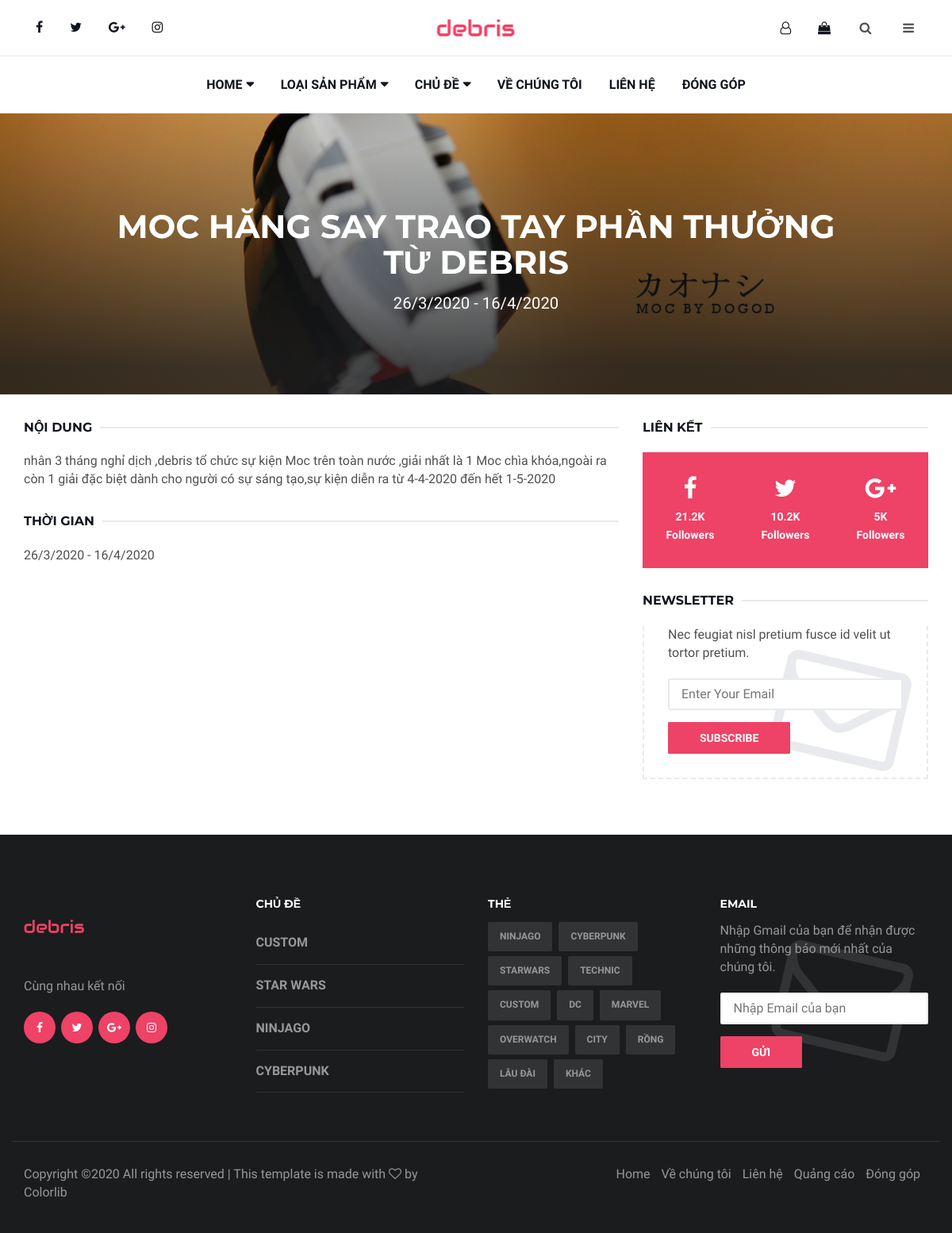
The page /event/1/ on the database its author committed.
### data/models.py (models this page shows, shortened)
class Event(models.Model) :
    category = models.CharField(max_length=10, default='Event', choices=EVENT_CHOICES)
    title = models.CharField(max_length=100)
    body = models.TextField()
    time = models.DateTimeField(auto_now_add=True)
    image = models.ImageField(null=True, blank=True,default="event.jpg")
    time_takes_place = models.CharField(max_length = 50, null = True)
    status = models.CharField(max_length=20, null=True)

### event/views.py (the view)
# urls.py: path('<int:pk>/', views.Post_Event, name = 'post_event'),
def Post_Event(request, pk) :
    Obj = get_object_or_404(Event, pk = pk)
    Data = {
        'Obj' : Obj,
        "PostTab" : Post.objects.exclude(category = 'custom').order_by('-time')[:4],
        "Rd" : Post.objects.exclude(category = 'custom').order_by('?')[:4],
    }
    try:
        myUser = User.objects.get(username = request.user)
        count_cart = myUser.cart.all().count()
        Data['count_cart'] = count_cart
    except User.DoesNotExist:
        myUser = None
    return render(request, 'pages/post_event.html', Data)

### event/templates/pages/post_event.html (shortened to what this page needs)
{% extends 'pages/header.html' %}
{% load static %}
{% block pageheader %}
    <div class="page-header">
        <div class="page-header-bg" style="background-image: url('{{Obj.image.url}}');background-repeat: no-repeat;background-size: cover;" data-stellar-background-ratio="0.5"></div>
        <div class="container">
            <div class="row">
                <div class="col-md-offset-1 col-md-10 text-center">
                    <h1 class="text-uppercase">{{Obj.title}}</h1>
                    <p class="lead">{{Obj.time_takes_place}}</p>
                </div>
            </div>
        </div>
    </div>
{% endblock %}
{% block content %}
	<div class="section">
		<div class="container">
			<div class="row">
				<div class="col-md-8">
					<div class="section-row">
						<div class="section-title">
							<h3 class="title">Nội dung</h3>
                        </div>
                        <p>{{Obj.body|safe|linebreaks}}</p>
					</div>
					<div class="section-row">
						<div class="section-title">
							<h3 class="title">Thời gian</h3>
						</div>
						<p>{{Obj.time_takes_place}}</p>
					</div>
				</div>
				<div class="col-md-4">
					<div class="aside-widget">
						<div class="section-title">
							<h2 class="title">Liên kết</h2>
						</div>
						<div class="social-widget">
							<ul>
								<li>
									<a href="https://www.facebook.com/profile.php?id=100012933991788" class="social-facebook" target="_blank" rel="noopener noreferrer">
										<i class="fa fa-facebook"></i>
										<span>21.2K<br>Followers</span>
									</a>
								</li>
								<li>
									<a class="social-twitter">
										<i class="fa fa-twitter"></i>
										<span>10.2K<br>Followers</span>
									</a>
								</li>
								<li>
									<a class="social-google-plus">
										<i class="fa fa-google-plus"></i>
										<span>5K<br>Followers</span>
									</a>
								</li>
							</ul>
						</div>
					</div>
					<div class="aside-widget">
						<div class="section-title">
							<h2 class="title">Newsletter</h2>
						</div>
						<div class="newsletter-widget">
							<form>
								<p>Nec feugiat nisl pretium fusce id velit ut tortor pretium.</p>
								<input class="input" name="newsletter" placeholder="Enter Your Email">
								<button class="primary-button">Subscribe</button>
							</form>
						</div>
					</div>
				</div>
			</div>
		</div>
	</div>
	{% include 'pages/footer.html' %}
{% endblock %}

### staticfiles/css/style.css (style rules this page uses)
body { font-family: 'Muli', sans-serif; font-size: 16px; color: #505050; font-weight: 400; overflow-x: hidden; }
h1, h2, h3, h4, h5, h6 { font-family: 'Montserrat', sans-serif; color: #11151c; font-weight: 700; margin: 0px 0px 15px; }
h1 { font-size: 32.437px; }
h2 { font-size: 25.629px; }
h3 { font-size: 20.25px; }
p { margin: 0px 0px 20px; }
ul, ol { margin: 0; padding: 0; list-style: none }
.section { padding-top: 30px; }
.section-row { margin-bottom: 30px; }
.section-title { position: relative; margin-bottom: 20px; }
.section-title .title { position: relative; display: inline-block; background-color: #fff; font-size: 16px; text-transform: uppercase; margin-top: 0px; margin-bottom: 0px; padding-right: 10px; z-index: 20; }
.section-title:after { content: ""; display: inline-block; height: 2px; background-color: #e8eaed; position: absolute; left: 0; right: 0; top: 10px; z-index: 10; }
.input { width: 100%; height: 40px; padding: 0px 15px; background-color: #fff; border-radius: 2px; border: 2px solid #e8eaed; }
.primary-button, .secondary-button { display: inline-block; padding: 10px 40px; border-radius: 2px; border: none; font-weight: 700; font-size: 14px; text-transform: uppercase; -webkit-transition: 0.2s all; transition: 0.2s all; }
.primary-button { background-color: #ee4266; color: #fff; -webkit-box-shadow: 0px 0px 0px 2px #ee4266 inset; box-shadow: 0px 0px 0px 2px #ee4266 inset; }
.social-facebook { background: #ee4266 !important; }
.social-twitter { background: #ee4266 !important; }
.social-google-plus { background: #ee4266 !important; }
.page-header { position: relative; margin: 0; padding-top: 120px; padding-bottom: 80px; background-color: #1b1c1e; }
.page-header .page-header-bg { position: absolute; top: 0; left: 0; right: 0; bottom: 0; }
.page-header .page-header-bg:after { content: ""; position: absolute; left: 0; right: 0; top: 0; bottom: 0; background: -webkit-gradient(linear, left top, left bottom, from(rgba(27, 28, 30, 0)), color-stop(90%, rgba(27, 28, 30, 0.8))); background: linear-gradient(180deg, rgba(27, 28, 30, 0) 0%, rgba(27, 28, 30, 0.8) 90%); }
.page-header h1 { font-size: 41.053px; color: #FFF; }
.page-header p.lead { font-size: 20.25px; color: #FFF; }
.aside-widget { margin-bottom: 30px; }
.social-widget ul { overflow: auto; }
.social-widget ul li { float: left; width: 33.33%; }
.social-widget ul li a { display: block; text-align: center; padding: 30px 15px; color: #fff; -webkit-transition: 0.2s opacity; transition: 0.2s opacity; }
.social-widget ul li a span { font-weight: 700; font-size: 14px; }
.social-widget ul li a i { display: block; font-size: 30px; margin-bottom: 10px; }
.newsletter-widget { position: relative; padding: 0px 30px 30px; border-left: 2px dashed #e8eaed; border-right: 2px dashed #e8eaed; }
.aside-widget:last-child .newsletter-widget { border-bottom: 2px dashed #e8eaed; }
.newsletter-widget form { position: relative; z-index: 20; }
.newsletter-widget .input { margin-bottom: 15px; }
.newsletter-widget:after { content: "\f003"; font-family: FontAwesome; position: absolute; bottom: -25px; right: 27px; font-size: 160px; color: #e8eaed; -webkit-transform: rotate(13deg); -ms-transform: rotate(13deg); transform: rotate(13deg); }

### staticfiles/css/add_style7.css (style rules this page uses)
input,button,textarea, input:active, input:focus { outline: 0; outline-style: none; outline-width: 0; }

### rows shown on the page
Event: image (picture), title "MOC HĂNG SAY TRAO TAY PHẦN THƯỞNG TỪ DEBRIS", time_takes_place "26/3/2020 - 16/4/2020", body "nhân 3 tháng nghỉ dịch ,debris tổ chức sự kiện Moc trên toàn nước ,giải nhất là 1 Moc chìa khóa,ngoài ra còn 1 giải đặc biệt dành cho người có sự sáng tạo,sự kiện diễn ra từ 4-4-2020 đến hết 1-5-2020"
